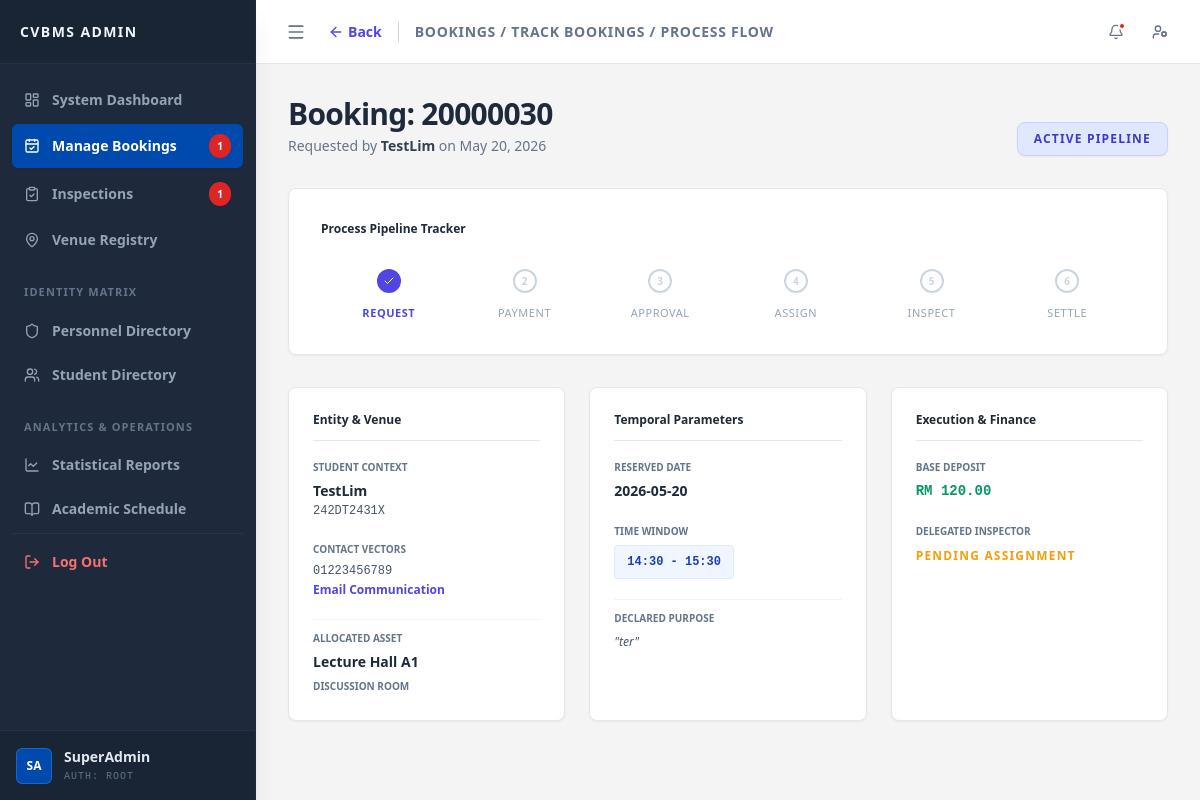
The app's page /admin/process_flow.php?bid=20000030 (signed in), older data.
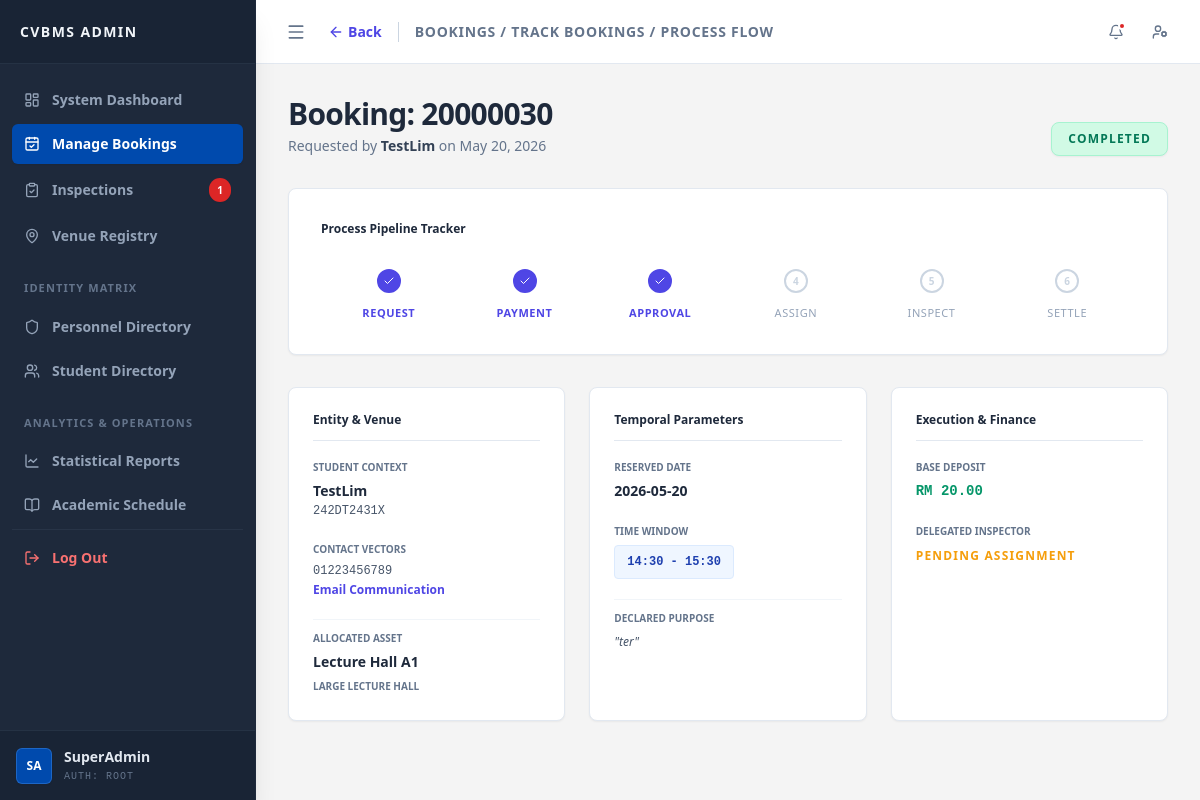
The same page, newer data.
### tables this page shows
CREATE TABLE `booking` (
  `bid` int(10) UNSIGNED NOT NULL,
  `uid` varchar(15) NOT NULL,
  `vid` varchar(10) NOT NULL,
  `date_booked` date NOT NULL,
  `time_start` time NOT NULL,
  `time_end` time NOT NULL,
  `status` enum('pending','approved','rejected','completed','cancelled') NOT NULL DEFAULT 'pending',
  `payment_status` enum('unpaid','paid','refunded') NOT NULL DEFAULT 'unpaid',
  `payment_due_at` datetime DEFAULT NULL,
  `cancelled_at` datetime DEFAULT NULL,
  `cancel_reason` varchar(255) DEFAULT NULL,
  `transaction_ref` varchar(50) DEFAULT NULL,
  `purpose` varchar(100) NOT NULL,
  `aid` int(10) UNSIGNED DEFAULT NULL,
  `approve_date` datetime DEFAULT NULL,
  `created_at` timestamp NOT NULL DEFAULT current_timestamp()
);

CREATE TABLE `vcategory` (
  `vcid` int(11) NOT NULL,
  `category` varchar(50) NOT NULL,
  `description` text NOT NULL
);

CREATE TABLE `venue` (
  `vid` varchar(10) NOT NULL,
  `vname` varchar(100) NOT NULL,
  `vcid` int(11) NOT NULL,
  `max_cap` int(10) UNSIGNED NOT NULL,
  `deposit` decimal(10,2) UNSIGNED NOT NULL,
  `status` enum('available','maintenance','booked') NOT NULL DEFAULT 'available',
  `description` text NOT NULL
);

CREATE TABLE `user` (
  `uid` varchar(15) NOT NULL,
  `username` varchar(50) NOT NULL,
  `email` varchar(100) NOT NULL,
  `password` varchar(255) NOT NULL,
  `phone_num` varchar(20) NOT NULL,
  `profile_pic` varchar(255) NOT NULL DEFAULT '',
  `outstanding_debt` decimal(10,2) UNSIGNED NOT NULL DEFAULT 0.00,
  `account_status` enum('active','restricted') NOT NULL DEFAULT 'active',
  `created_at` timestamp NOT NULL DEFAULT current_timestamp()
);

### admin/process_flow.php (the view, shortened to what the changed rows need)
<?php
require_once '../config/db.php';
$bid = intval($_GET['bid'] ?? 0);
$sql = "SELECT
            b.*, u.username, u.uid as student_id, u.phone_num as student_phone, u.email as student_email,
            v.vname, v.deposit, vc.category AS venue_category,
            i.ins_status, i.damage_desc, i.penalty,
            s.staff_name AS inspector_name,
            r.refund_status
        FROM booking b
        JOIN user u ON b.uid = u.uid
        JOIN venue v ON b.vid = v.vid
        JOIN vcategory vc ON v.vcid = vc.vcid
        LEFT JOIN inspection i ON b.bid = i.bid
        LEFT JOIN staff s ON i.sid = s.sid
        LEFT JOIN report r ON i.ins_id = r.ins_id
        WHERE b.bid = ?";
$stmt = $conn->prepare($sql);
$stmt->bind_param("i", $bid);
$stmt->execute();
$data = $stmt->get_result()->fetch_assoc();
$status = strtolower((string)$data['status']);
$payment_status = strtolower((string)$data['payment_status']);
$is_rejected = ($status === 'rejected');
$is_cancelled = ($status === 'cancelled');
$is_completed = ($status === 'completed');
$flow_states = [
    'Request'  => true,
    'Payment'  => ($payment_status === 'paid' || $payment_status === 'refunded'),
    'Approval' => ($status === 'approved' || $status === 'completed'),
    'Assign'   => (!$is_cancelled && !$is_rejected && $data['inspector_name'] !== null),
    'Inspect'  => (!$is_cancelled && !$is_rejected && $data['ins_status'] !== null && $data['ins_status'] !== 'pending'),
    'Settle'   => (!$is_cancelled && !$is_rejected && $status === 'completed' && ($data['ins_status'] === 'passed' || $data['ins_status'] === 'failed'))
];
?>
<!DOCTYPE html>
<html lang="en">
<head>
    <script src="https://cdn.tailwindcss.com"></script>
    <link rel="stylesheet" href="../assets/css/layout.css?v=1.2">
    <link rel="stylesheet" href="../assets/css/fiori_forms.css">
</head>
<body class="bg-[#f4f4f4] text-slate-800 font-sans antialiased h-screen flex overflow-hidden">
    <?php include('../includes/admin_sidebar.php'); ?>
    <main class="flex-1 flex flex-col h-screen overflow-hidden relative">
            <?php
            $topbar_content = '
            <div class="flex items-center">
                <a href="track_bookings.php" class="text-sm font-bold text-indigo-600 hover:text-indigo-800 flex items-center mr-4 transition-colors">
                    <i data-lucide="arrow-left" class="w-4 h-4 mr-1"></i> Back
                </a>
                <h2 class="text-sm font-bold text-slate-500 uppercase tracking-wider border-l border-slate-300 pl-4">Bookings / Track Bookings / Process Flow</h2>
            </div>';
            include('../includes/admin_topbar.php');
            ?>
        <div class="flex-1 overflow-y-auto p-8 scroll-smooth">
            <div class="max-w-6xl mx-auto w-full">
                <div class="mb-8 flex flex-col md:flex-row md:justify-between md:items-end gap-4">
                    <div>
                        <h1 class="text-3xl font-extrabold text-slate-800 tracking-tight">Booking: <?php echo $bid; ?></h1>
                        <p class="text-sm text-slate-500 font-medium mt-1">Requested by <span class="font-bold text-slate-700"><?php echo htmlspecialchars($data['username']); ?></span> on <?php echo date('M d, Y', strtotime($data['created_at'])); ?></p>
                    </div>
                    <div>
                        <?php if($is_cancelled): ?>
                            <span class="px-4 py-2 bg-slate-100 text-slate-600 rounded-lg text-xs font-black uppercase tracking-widest border border-slate-300 shadow-sm block text-center">
                                Cancelled
                            </span>
                        <?php elseif($is_rejected): ?>
                            <span class="px-4 py-2 bg-red-100 text-red-700 rounded-lg text-xs font-black uppercase tracking-widest border border-red-200 shadow-sm block text-center">
                                Execution Terminated
                            </span>
                        <?php elseif($is_completed): ?>
                            <span class="px-4 py-2 bg-emerald-100 text-emerald-700 rounded-lg text-xs font-black uppercase tracking-widest border border-emerald-200 shadow-sm block text-center">
                                Completed
                            </span>
                        <?php else: ?>
                            <span class="px-4 py-2 bg-indigo-100 text-indigo-700 rounded-lg text-xs font-black uppercase tracking-widest border border-indigo-200 shadow-sm block text-center">
                                Active Pipeline
                            </span>
                        <?php endif; ?>
                    </div>
                </div>
                <div class="bg-white p-8 rounded-lg shadow-sm border border-slate-200 mb-8 overflow-x-auto">
                    <?php if($is_cancelled): ?>
                        <div class="p-4 bg-slate-50 border border-slate-200 rounded text-slate-700 text-sm font-bold">
                            Process Cancelled:
                            <?php echo htmlspecialchars($data['cancel_reason'] ?? 'Payment deadline expired'); ?>
                            <div class="mt-2 text-xs text-slate-500 font-semibold">
                                Cancelled At:
                                <?php echo !empty($data['cancelled_at']) ? date('Y-m-d H:i', strtotime($data['cancelled_at'])) : '-'; ?>
                                <br>
                                Payment Due:
                                <?php echo !empty($data['payment_due_at']) ? date('Y-m-d H:i', strtotime($data['payment_due_at'])) : '-'; ?>
                            </div>
                        </div>
                    <?php elseif($is_rejected): ?>
                        <div class="p-4 bg-red-50 border border-red-200 rounded text-red-700 text-sm font-bold">
                            Process Terminated: Request was rejected. Financial layer reverted.
                        </div>
                    <?php else: ?>
                    <div class="flex justify-between relative z-10 w-full min-w-[600px]">
                        <?php
                        $steps = ['Request', 'Payment', 'Approval', 'Assign', 'Inspect', 'Settle'];
                        foreach($steps as $index => $label):
                            $isActive = $flow_states[$label];
                            $nextLabel = $steps[$index + 1] ?? null;
                            $isNextActive = $nextLabel ? $flow_states[$nextLabel] : false;
                            $nodeClass = $isActive ? 'bg-indigo-600 text-white border-indigo-600' : 'bg-white text-slate-300 border-slate-300';
                            $lineClass = ($isActive && $isNextActive) ? 'step-active' : 'step-inactive';
                            $labelClass = $isActive ? 'text-indigo-600 font-bold' : 'text-slate-400 font-medium';
                        ?>
                        <div class="flex-1 text-center relative step-item <?php echo $lineClass; ?>">
                            <div class="w-6 h-6 mx-auto rounded-full border-2 flex items-center justify-center text-[10px] font-bold <?php echo $nodeClass; ?>">
                                <?php echo $isActive ? '<i data-lucide="check" class="w-3 h-3"></i>' : ($index + 1); ?>
                            </div>
                            <p class="mt-3 text-[11px] uppercase tracking-wider <?php echo $labelClass; ?>"><?php echo $label; ?></p>
                        </div>
                        <?php endforeach; ?>
                    </div>
                    <?php endif; ?>
                </div>
                <div class="grid grid-cols-1 md:grid-cols-2 lg:grid-cols-3 gap-6">
                    <div class="bg-white p-6 rounded-lg shadow-sm border border-slate-200 flex flex-col">
                        <div class="space-y-5 text-sm flex-1">
                            <div>
                                <p class="text-[10px] text-slate-500 font-bold uppercase mb-1">Student Context</p>
                                <p class="font-bold text-slate-800"><?php echo htmlspecialchars($data['username']); ?></p>
                                <p class="font-mono text-xs text-slate-600 mt-0.5"><?php echo htmlspecialchars($data['student_id']); ?></p>
                            </div>
                            <div>
                                <p class="text-[10px] text-slate-500 font-bold uppercase mb-1">Contact Vectors</p>
                                <p class="font-mono text-xs text-slate-600"><?php echo htmlspecialchars($data['student_phone']); ?></p>
                                <a href="mailto:<?php echo htmlspecialchars($data['student_email']); ?>" class="text-indigo-600 hover:underline text-xs mt-0.5 inline-block font-bold">Email Communication</a>
                            </div>
                            <div class="pt-2 border-t border-slate-100">
                                <p class="text-[10px] text-slate-500 font-bold uppercase mb-1">Allocated Asset</p>
                                <p class="font-bold text-slate-800"><?php echo htmlspecialchars($data['vname']); ?></p>
                                <p class="text-[10px] font-black uppercase text-slate-500 mt-1"><?php echo htmlspecialchars($data['venue_category']); ?></p>
                            </div>
                        </div>
                    </div>
                    <div class="bg-white p-6 rounded-lg shadow-sm border border-slate-200 flex flex-col">
                        <div class="space-y-5 text-sm flex-1">
                            <div>
                                <p class="text-[10px] text-slate-500 font-bold uppercase mb-1">Reserved Date</p>
                                <p class="font-bold text-slate-800"><?php echo $data['date_booked']; ?></p>
                            </div>
                            <div>
                                <p class="text-[10px] text-slate-500 font-bold uppercase mb-1">Time Window</p>
                                <div class="bg-blue-50 border border-blue-100 px-3 py-2 rounded text-xs font-mono font-bold text-blue-800 w-fit">
                                    <?php echo date('H:i', strtotime($data['time_start'])) . ' - ' . date('H:i', strtotime($data['time_end'])); ?>
                                </div>
                            </div>
                            <div class="pt-2 border-t border-slate-100">
                                <p class="text-[10px] text-slate-500 font-bold uppercase mb-1">Declared Purpose</p>
                                <p class="italic text-slate-600 text-xs leading-relaxed">"<?php echo nl2br(htmlspecialchars($data['purpose'])); ?>"</p>
                            </div>
                        </div>
                    </div>
                    <div class="bg-white p-6 rounded-lg shadow-sm border border-slate-200 flex flex-col">
                        <div class="space-y-5 text-sm flex-1">
                            <div>
                                <p class="text-[10px] text-slate-500 font-bold uppercase mb-1">Base Deposit</p>
                                <p class="font-mono font-bold text-emerald-600">RM <?php echo number_format($data['deposit'], 2); ?></p>
                            </div>
                        </div>
                    </div>
                </div>
            </div>
        </div>
    </main>
</body>
</html>

### includes/admin_sidebar.php (shortened to what the changed rows need)
<?php
$current_page = basename($_SERVER['PHP_SELF']);
if (isset($conn)) {
    $sweep_sql = "
        UPDATE booking
        SET status = 'completed'
        WHERE status = 'approved'
        AND CONCAT(date_booked, ' ', time_end) <= NOW()
    ";
    $conn->query($sweep_sql);
}
$pending_bookings_count = 0;
if (isset($conn)) {
    $sql_bookings_count = "SELECT COUNT(*) FROM booking WHERE status = 'pending' AND payment_status = 'paid'";
    $res_bookings = $conn->query($sql_bookings_count);
    if ($res_bookings) {
        $pending_bookings_count = $res_bookings->fetch_row()[0];
    }
}
?>
<aside id="system-sidebar" class="mmu-sidebar bg-[#1e293b] text-white flex flex-col shadow-xl z-20 shrink-0 border-r border-slate-800">
    <nav class="flex-1 overflow-y-auto py-4 scrollbar-hide">
        <ul class="space-y-1 px-3">
            <li>
                <a href="manage_bookings.php" class="nav-item flex items-center px-3 py-2.5 text-sm font-semibold <?php echo (in_array($current_page, ['manage_bookings.php', 'pending_requests.php', 'assign_inspector.php', 'assign_inspector_detail.php', 'track_bookings.php', 'process_flow.php'])) ? 'bg-cstyle-blue text-white shadow-sm' : 'text-slate-400 hover:bg-slate-800 hover:text-slate-200'; ?> rounded-md transition-all">
                    <i data-lucide="calendar-check" class="w-4 h-4 shrink-0"></i>
                    <span class="ml-3 nav-text">Manage Bookings</span>
                    <?php if ($pending_bookings_count > 0): ?>
                        <span class="ml-auto bg-red-600 text-white text-[10px] font-bold px-2 py-0.5 rounded-full shadow-sm nav-badge"><?php echo $pending_bookings_count; ?></span>
                    <?php endif; ?>
                </a>
            </li>
        </ul>
    </nav>
</aside>

Row changes from the older to the newer data that the page shows:
changed booking "ter": status "pending" → "completed" (drawn); vcategory.category "DISCUSSION ROOM" → "LARGE LECTURE HALL"; vid.deposit "120.00" → "20.00"
Text that changed along with them:
$pending_bookings_count: "1" → (not shown)
text no longer shown: "ACTIVE PIPELINE"
text now shown: "COMPLETED"
list line gone: "2"
list line gone: "3"
